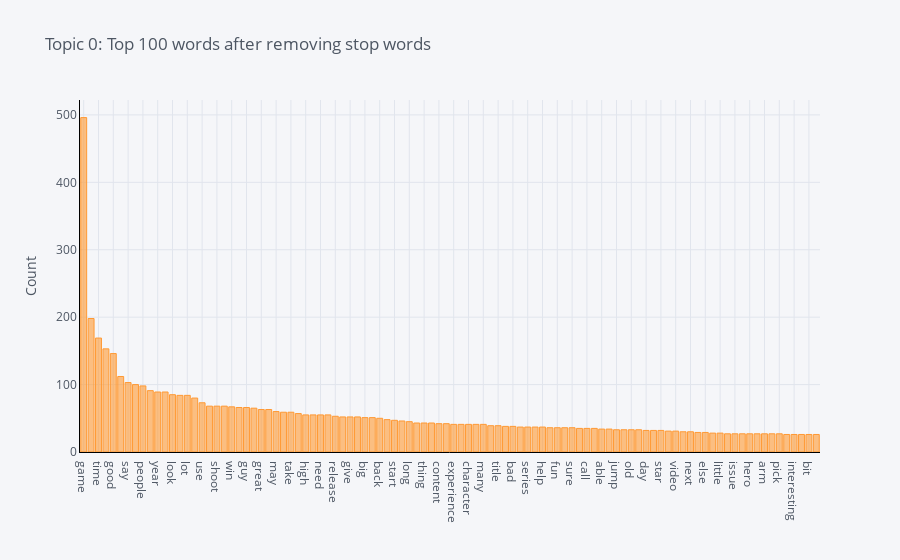

The code cell stored with this chart in its notebook:
### Code cell
plot_model(rp)

### Figure 1 — Plotly figure (JSON) as saved in the notebook; plotly's stock layout.template omitted (floating-point values rounded to 4 significant figures)
{"data": [{"name": "count", "text": "", "y": [496, 198, 169, 153, 146, 112, 103, 100, 98, 91, 89, 89, 85, 84, 84, 80, 73, 68, 68, 68, 67, 66, 66, 65, 63, 63, 60, 59, 59, 57, 55, 55, 55, 55, 53, 52, 52, 52, 51, 51, 50, 48, 47, 46, 45, 43, 43, 43, 42, 42, 41, 41, 41, 41, 41, 39, 39, 38, 38, 37, 37, 37, 37, 36, 36, 36, 36, 35, 35, 35, 34, 34, 33, 33, 33, 33, 32, 32, 32, 31, 31, 30, 30, 29, 29, 28, 28, 27, 27, 27, 27, 27, 27, 27, 27, 26, 26, 26, 26, 26], "marker": {"color": "rgba(255, 153, 51, 0.6)", "line": {"color": "rgba(255, 153, 51, 1.0)", "width": 1}}, "x": ["game", "play", "time", "player", "good", "see", "say", "go", "people", "really", "year", "want", "look", "come", "lot", "new", "use", "ball", "shoot", "even", "win", "overwatch", "guy", "try", "great", "basketball", "may", "work", "take", "fan", "high", "change", "need", "first", "release", "find", "give", "team", "big", "seem", "back", "shot", "start", "second", "long", "love", "thing", "right", "content", "point", "experience", "court", "character", "end", "many", "keep", "title", "ever", "bad", "pc", "series", "put", "help", "pretty", "fun", "story", "sure", "post", "call", "never", "able", "last", "jump", "enough", "old", "far", "day", "set", "star", "gameplay", "video", "season", "next", "however", "else", "damage", "little", "thank", "issue", "wait", "hero", "watch", "arm", "actually", "pick", "hand", "interesting", "mean", "bit", "offer"], "type": "bar", "orientation": "v"}], "layout": {"title": {"text": "Topic 0: Top 100 words after removing stop words", "font": {"color": "#4D5663"}}, "paper_bgcolor": "#F5F6F9", "plot_bgcolor": "#F5F6F9", "yaxis": {"tickfont": {"color": "#4D5663"}, "title": {"text": "Count", "font": {"color": "#4D5663"}}, "showgrid": true, "zerolinecolor": "#E1E5ED", "gridcolor": "#E1E5ED", "linecolor": "black"}, "xaxis": {"tickfont": {"color": "#4D5663"}, "title": {"text": "", "font": {"color": "#4D5663"}}, "showgrid": true, "zerolinecolor": "#E1E5ED", "gridcolor": "#E1E5ED", "linecolor": "black"}, "legend": {"bgcolor": "#F5F6F9", "font": {"color": "#4D5663"}}}}
